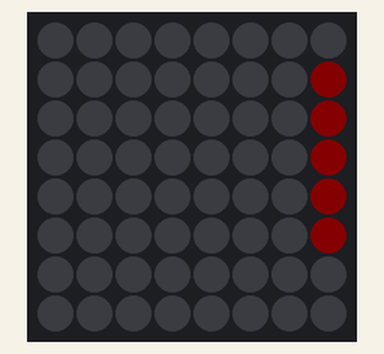
Recording of a sketch running on a simulated Arduino Uno, built with avr-gcc and run on an emulated ATmega328P. Parts: 8×8 RGB LED matrix (first LED top left, wired row by row). Dim RGB values are drawn brighter than linear.

Above: at 0.17 s.
At 9.5 s:
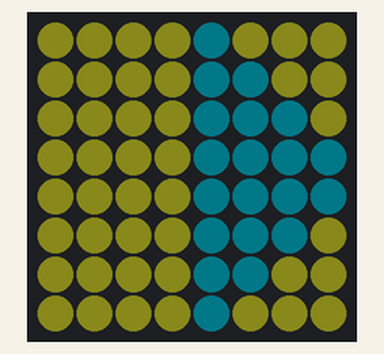
At 11.9 s:
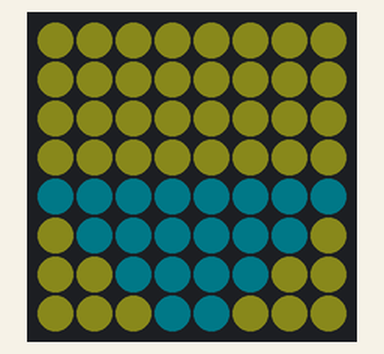
At 14.3 s:
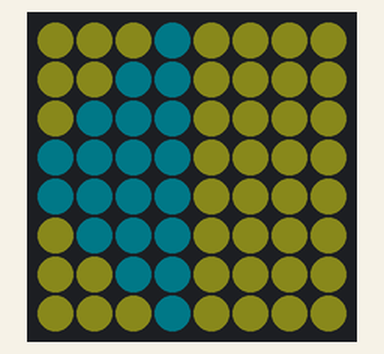
At 16.7 s:
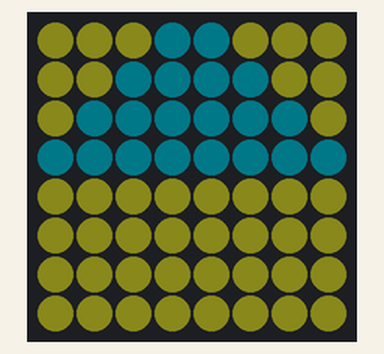
At 29.36 s:
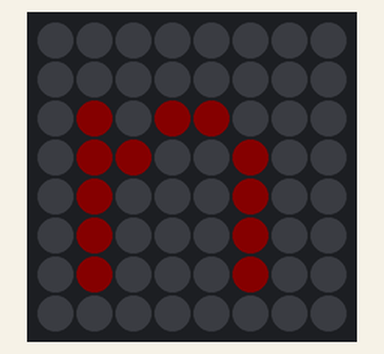

The sketch:

escape_room.ino
```cpp
// Adafruit_NeoMatrix example for single NeoPixel Shield.
// Scrolls 'Howdy' across the matrix in a portrait (vertical) orientation.

#include <Adafruit_GFX.h>
#include <Adafruit_NeoMatrix.h>
#include <Adafruit_NeoPixel.h>
#ifndef PSTR
 #define PSTR // Make Arduino Due happy
#endif

#define PIN 6

// MATRIX DECLARATION:
// Parameter 1 = width of NeoPixel matrix
// Parameter 2 = height of matrix
// Parameter 3 = pin number (most are valid)
// Parameter 4 = matrix layout flags, add together as needed:
//   NEO_MATRIX_TOP, NEO_MATRIX_BOTTOM, NEO_MATRIX_LEFT, NEO_MATRIX_RIGHT:
//     Position of the FIRST LED in the matrix; pick two, e.g.
//     NEO_MATRIX_TOP + NEO_MATRIX_LEFT for the top-left corner.
//   NEO_MATRIX_ROWS, NEO_MATRIX_COLUMNS: LEDs are arranged in horizontal
//     rows or in vertical columns, respectively; pick one or the other.
//   NEO_MATRIX_PROGRESSIVE, NEO_MATRIX_ZIGZAG: all rows/columns proceed
//     in the same order, or alternate lines reverse direction; pick one.
//   See example below for these values in action.
// Parameter 5 = pixel type flags, add together as needed:
//   NEO_KHZ800  800 KHz bitstream (most NeoPixel products w/WS2812 LEDs)
//   NEO_KHZ400  400 KHz (classic 'v1' (not v2) FLORA pixels, WS2811 drivers)
//   NEO_GRB     Pixels are wired for GRB bitstream (most NeoPixel products)
//   NEO_RGB     Pixels are wired for RGB bitstream (v1 FLORA pixels, not v2)


// Example for NeoPixel Shield.  In this application we'd like to use it
// as a 5x8 tall matrix, with the USB port positioned at the top of the
// Arduino.  When held that way, the first pixel is at the top right, and
// lines are arranged in columns, progressive order.  The shield uses
// 800 KHz (v2) pixels that expect GRB color data.
Adafruit_NeoMatrix matrix = Adafruit_NeoMatrix(8, 8, PIN,
  NEO_MATRIX_TOP     + NEO_MATRIX_LEFT +
  NEO_MATRIX_ROWS    + NEO_MATRIX_PROGRESSIVE,
  NEO_GRBW           + NEO_KHZ800);

const uint32_t image_data_up[] PROGMEM = {
  0xffeb3b, 0xffeb3b, 0xffeb3b, 0x00bcd4, 0x00bcd4, 0xffeb3b, 0xffeb3b, 0xffeb3b,
  0xffeb3b, 0xffeb3b, 0x00bcd4, 0x00bcd4, 0x00bcd4, 0x00bcd4, 0xffeb3b, 0xffeb3b,
  0xffeb3b, 0x00bcd4, 0x00bcd4, 0x00bcd4, 0x00bcd4, 0x00bcd4, 0x00bcd4, 0xffeb3b,
  0x00bcd4, 0x00bcd4, 0x00bcd4, 0x00bcd4, 0x00bcd4, 0x00bcd4, 0x00bcd4, 0x00bcd4,
  0xffeb3b, 0xffeb3b, 0xffeb3b, 0xffeb3b, 0xffeb3b, 0xffeb3b, 0xffeb3b, 0xffeb3b,
  0xffeb3b, 0xffeb3b, 0xffeb3b, 0xffeb3b, 0xffeb3b, 0xffeb3b, 0xffeb3b, 0xffeb3b,
  0xffeb3b, 0xffeb3b, 0xffeb3b, 0xffeb3b, 0xffeb3b, 0xffeb3b, 0xffeb3b, 0xffeb3b,
  0xffeb3b, 0xffeb3b, 0xffeb3b, 0xffeb3b, 0xffeb3b, 0xffeb3b, 0xffeb3b, 0xffeb3b
};

const uint32_t image_data_down[] PROGMEM = {
  0xffeb3b, 0xffeb3b, 0xffeb3b, 0xffeb3b, 0xffeb3b, 0xffeb3b, 0xffeb3b, 0xffeb3b,
  0xffeb3b, 0xffeb3b, 0xffeb3b, 0xffeb3b, 0xffeb3b, 0xffeb3b, 0xffeb3b, 0xffeb3b,
  0xffeb3b, 0xffeb3b, 0xffeb3b, 0xffeb3b, 0xffeb3b, 0xffeb3b, 0xffeb3b, 0xffeb3b,
  0xffeb3b, 0xffeb3b, 0xffeb3b, 0xffeb3b, 0xffeb3b, 0xffeb3b, 0xffeb3b, 0xffeb3b,
  0x00bcd4, 0x00bcd4, 0x00bcd4, 0x00bcd4, 0x00bcd4, 0x00bcd4, 0x00bcd4, 0x00bcd4,
  0xffeb3b, 0x00bcd4, 0x00bcd4, 0x00bcd4, 0x00bcd4, 0x00bcd4, 0x00bcd4, 0xffeb3b,
  0xffeb3b, 0xffeb3b, 0x00bcd4, 0x00bcd4, 0x00bcd4, 0x00bcd4, 0xffeb3b, 0xffeb3b,
  0xffeb3b, 0xffeb3b, 0xffeb3b, 0x00bcd4, 0x00bcd4, 0xffeb3b, 0xffeb3b, 0xffeb3b
};

const uint32_t image_data_left[] PROGMEM = {
  0xffeb3b, 0xffeb3b, 0xffeb3b, 0x00bcd4, 0xffeb3b, 0xffeb3b, 0xffeb3b, 0xffeb3b,
  0xffeb3b, 0xffeb3b, 0x00bcd4, 0x00bcd4, 0xffeb3b, 0xffeb3b, 0xffeb3b, 0xffeb3b,
  0xffeb3b, 0x00bcd4, 0x00bcd4, 0x00bcd4, 0xffeb3b, 0xffeb3b, 0xffeb3b, 0xffeb3b,
  0x00bcd4, 0x00bcd4, 0x00bcd4, 0x00bcd4, 0xffeb3b, 0xffeb3b, 0xffeb3b, 0xffeb3b,
  0x00bcd4, 0x00bcd4, 0x00bcd4, 0x00bcd4, 0xffeb3b, 0xffeb3b, 0xffeb3b, 0xffeb3b,
  0xffeb3b, 0x00bcd4, 0x00bcd4, 0x00bcd4, 0xffeb3b, 0xffeb3b, 0xffeb3b, 0xffeb3b,
  0xffeb3b, 0xffeb3b, 0x00bcd4, 0x00bcd4, 0xffeb3b, 0xffeb3b, 0xffeb3b, 0xffeb3b,
  0xffeb3b, 0xffeb3b, 0xffeb3b, 0x00bcd4, 0xffeb3b, 0xffeb3b, 0xffeb3b, 0xffeb3b
};

const uint32_t image_data_right[] PROGMEM = {
  0xffeb3b, 0xffeb3b, 0xffeb3b, 0xffeb3b, 0x00bcd4, 0xffeb3b, 0xffeb3b, 0xffeb3b,
  0xffeb3b, 0xffeb3b, 0xffeb3b, 0xffeb3b, 0x00bcd4, 0x00bcd4, 0xffeb3b, 0xffeb3b,
  0xffeb3b, 0xffeb3b, 0xffeb3b, 0xffeb3b, 0x00bcd4, 0x00bcd4, 0x00bcd4, 0xffeb3b,
  0xffeb3b, 0xffeb3b, 0xffeb3b, 0xffeb3b, 0x00bcd4, 0x00bcd4, 0x00bcd4, 0x00bcd4,
  0xffeb3b, 0xffeb3b, 0xffeb3b, 0xffeb3b, 0x00bcd4, 0x00bcd4, 0x00bcd4, 0x00bcd4,
  0xffeb3b, 0xffeb3b, 0xffeb3b, 0xffeb3b, 0x00bcd4, 0x00bcd4, 0x00bcd4, 0xffeb3b,
  0xffeb3b, 0xffeb3b, 0xffeb3b, 0xffeb3b, 0x00bcd4, 0x00bcd4, 0xffeb3b, 0xffeb3b,
  0xffeb3b, 0xffeb3b, 0xffeb3b, 0xffeb3b, 0x00bcd4, 0xffeb3b, 0xffeb3b, 0xffeb3b
};

void setup() {
  matrix.begin();
  matrix.setTextWrap(false);
  matrix.setBrightness(10);
  matrix.setTextColor(matrix.Color(0xE6, 0x51, 0x00));
}

int x    = matrix.width();

void loop() {
  matrix.fillScreen(0);
  matrix.setCursor(x, 0);
  matrix.print(F("Combinaison: "));
  if(--x < -60) {
    x = matrix.width();
    show();
  }
  matrix.show();
  delay(100);
}

void show() {
  // Element 1
  matrix.fillScreen(0);
  matrix.show();
  delay(800);
  for(uint16_t i=0; i < matrix.numPixels(); i++) {
    matrix.setPixelColor(i, pgm_read_dword(&(image_data_right[i])));
  }
  matrix.show();
  delay(1600);

  // Element 2
  matrix.fillScreen(0);
  matrix.show();
  delay(800);
  for(uint16_t i=0; i < matrix.numPixels(); i++) {
    matrix.setPixelColor(i, pgm_read_dword(&(image_data_down[i])));
  }
  matrix.show();
  delay(1600);

  // Element 3
  matrix.fillScreen(0);
  matrix.show();
  delay(800);
  for(uint16_t i=0; i < matrix.numPixels(); i++) {
    matrix.setPixelColor(i, pgm_read_dword(&(image_data_left[i])));
  }
  matrix.show();
  delay(1600);

  // Element 4
  matrix.fillScreen(0);
  matrix.show();
  delay(800);
  for(uint16_t i=0; i < matrix.numPixels(); i++) {
    matrix.setPixelColor(i, pgm_read_dword(&(image_data_up[i])));
  }
  matrix.show();
  delay(1600);

  // Element 5
  matrix.fillScreen(0);
  matrix.show();
  delay(800);
  for(uint16_t i=0; i < matrix.numPixels(); i++) {
    matrix.setPixelColor(i, pgm_read_dword(&(image_data_right[i])));
  }
  matrix.show();
  delay(1600);
}
```

Measured:
- what the display in image 1 shows lasts 1.6 s, from 9.4 s to 11.0 s
